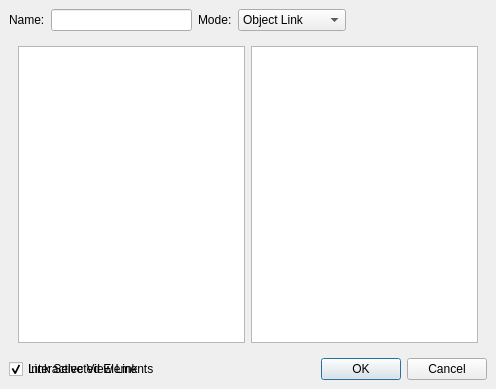
<ui version="4.0" >
 <class>pqLinksEditor</class>
 <widget class="QDialog" name="pqLinksEditor" >
  <property name="geometry" >
   <rect>
    <x>0</x>
    <y>0</y>
    <width>496</width>
    <height>389</height>
   </rect>
  </property>
  <property name="windowTitle" >
   <string>Dialog</string>
  </property>
  <layout class="QGridLayout" >
   <property name="margin" >
    <number>9</number>
   </property>
   <property name="spacing" >
    <number>6</number>
   </property>
   <item row="1" column="0" colspan="2">
    <widget class="QStackedWidget" name="stackedWidget" >
     <property name="currentIndex" >
      <number>0</number>
     </property>
     <widget class="QWidget" name="page" >
      <layout class="QGridLayout" >
       <property name="margin" >
        <number>9</number>
       </property>
       <property name="spacing" >
        <number>6</number>
       </property>
       <item row="0" column="1" >
        <widget class="QTreeView" name="ObjectTreeProxy2" />
       </item>
       <item row="0" column="0" >
        <widget class="QTreeView" name="ObjectTreeProxy1" />
       </item>
      </layout>
     </widget>
     <widget class="QWidget" name="page_2" >
      <layout class="QGridLayout" >
       <property name="margin" >
        <number>9</number>
       </property>
       <property name="spacing" >
        <number>6</number>
       </property>
       <item row="1" column="0" >
        <widget class="QListWidget" name="Property1List" />
       </item>
       <item row="0" column="0" >
        <widget class="QTreeView" name="ObjectTreeProperty1" />
       </item>
       <item row="1" column="1" >
        <widget class="QListWidget" name="Property2List" />
       </item>
       <item row="0" column="1" >
        <widget class="QTreeView" name="ObjectTreeProperty2" />
       </item>
      </layout>
     </widget>
     <widget class="QWidget" name="page_3" >
      <layout class="QGridLayout" >
       <property name="margin" >
        <number>9</number>
       </property>
       <property name="spacing" >
        <number>6</number>
       </property>
       <item row="0" column="0" >
        <widget class="QTreeView" name="ObjectTreeSelection1" />
       </item>
       <item row="0" column="1" >
        <widget class="QTreeView" name="ObjectTreeSelection2" />
       </item>
      </layout>
     </widget>

    </widget>
   </item>
   <item row="0" column="0" colspan="2">
    <layout class="QHBoxLayout" >
     <property name="margin" >
      <number>0</number>
     </property>
     <property name="spacing" >
      <number>6</number>
     </property>
     <item>
      <widget class="QLabel" name="label" >
       <property name="text" >
        <string>Name:</string>
       </property>
      </widget>
     </item>
     <item>
      <widget class="QLineEdit" name="lineEdit" />
     </item>
     <item>
      <widget class="QLabel" name="label_2" >
       <property name="text" >
        <string>Mode:</string>
       </property>
      </widget>
     </item>
     <item>
      <widget class="QComboBox" name="comboBox" >
       <item>
        <property name="text" >
         <string>Object Link</string>
        </property>
       </item>
       <item>
        <property name="text" >
         <string>Property Link</string>
        </property>
       </item>
       <item>
        <property name="text" >
         <string>Selection Link</string>
        </property>
       </item>
      </widget>
     </item>
     <item>
      <spacer>
       <property name="orientation" >
        <enum>Qt::Horizontal</enum>
       </property>
       <property name="sizeHint" >
        <size>
         <width>40</width>
         <height>20</height>
        </size>
       </property>
      </spacer>
     </item>
    </layout>
   </item>
   <item row="2" column="0" >
    <widget class="QCheckBox" name="interactiveViewLinkCheckBox" >
     <property name="text" >
      <string>Interactive View Link</string>
     </property>
     <property name="visible" >
      <bool>false</bool>
     </property>
    </widget>
   </item>
   <item row="2" column="0" >
    <widget class="QCheckBox" name="convertToIndicesCheckBox">
     <property name="toolTip">
      <string>&lt;span&gt;When enabled, selection is linked by evaluating the selection on the data source and select corresponding elements based on their indices on other linked data sources, instead of sharing the actual selection between the data sources.&lt;/span&gt;</string>
     </property>
     <property name="text">
      <string>Link Selected Elements</string>
     </property>
     <property name="checked">
      <bool>true</bool>
     </property>
     <property name="visible" >
      <bool>false</bool>
     </property>
    </widget>
   </item>
   <item row="2" column="1" >
    <widget class="QDialogButtonBox" name="buttonBox" >
     <property name="orientation" >
      <enum>Qt::Horizontal</enum>
     </property>
     <property name="standardButtons" >
      <set>QDialogButtonBox::Cancel|QDialogButtonBox::NoButton|QDialogButtonBox::Ok</set>
     </property>
    </widget>
   </item>
  </layout>
 </widget>
 <resources/>
 <connections>
  <connection>
   <sender>buttonBox</sender>
   <signal>accepted()</signal>
   <receiver>pqLinksEditor</receiver>
   <slot>accept()</slot>
   <hints>
    <hint type="sourcelabel" >
     <x>227</x>
     <y>367</y>
    </hint>
    <hint type="destinationlabel" >
     <x>157</x>
     <y>274</y>
    </hint>
   </hints>
  </connection>
  <connection>
   <sender>buttonBox</sender>
   <signal>rejected()</signal>
   <receiver>pqLinksEditor</receiver>
   <slot>reject()</slot>
   <hints>
    <hint type="sourcelabel" >
     <x>295</x>
     <y>373</y>
    </hint>
    <hint type="destinationlabel" >
     <x>286</x>
     <y>274</y>
    </hint>
   </hints>
  </connection>
  <connection>
   <sender>comboBox</sender>
   <signal>currentIndexChanged(int)</signal>
   <receiver>stackedWidget</receiver>
   <slot>setCurrentIndex(int)</slot>
   <hints>
    <hint type="sourcelabel" >
     <x>304</x>
     <y>22</y>
    </hint>
    <hint type="destinationlabel" >
     <x>481</x>
     <y>45</y>
    </hint>
   </hints>
  </connection>
 </connections>
</ui>
